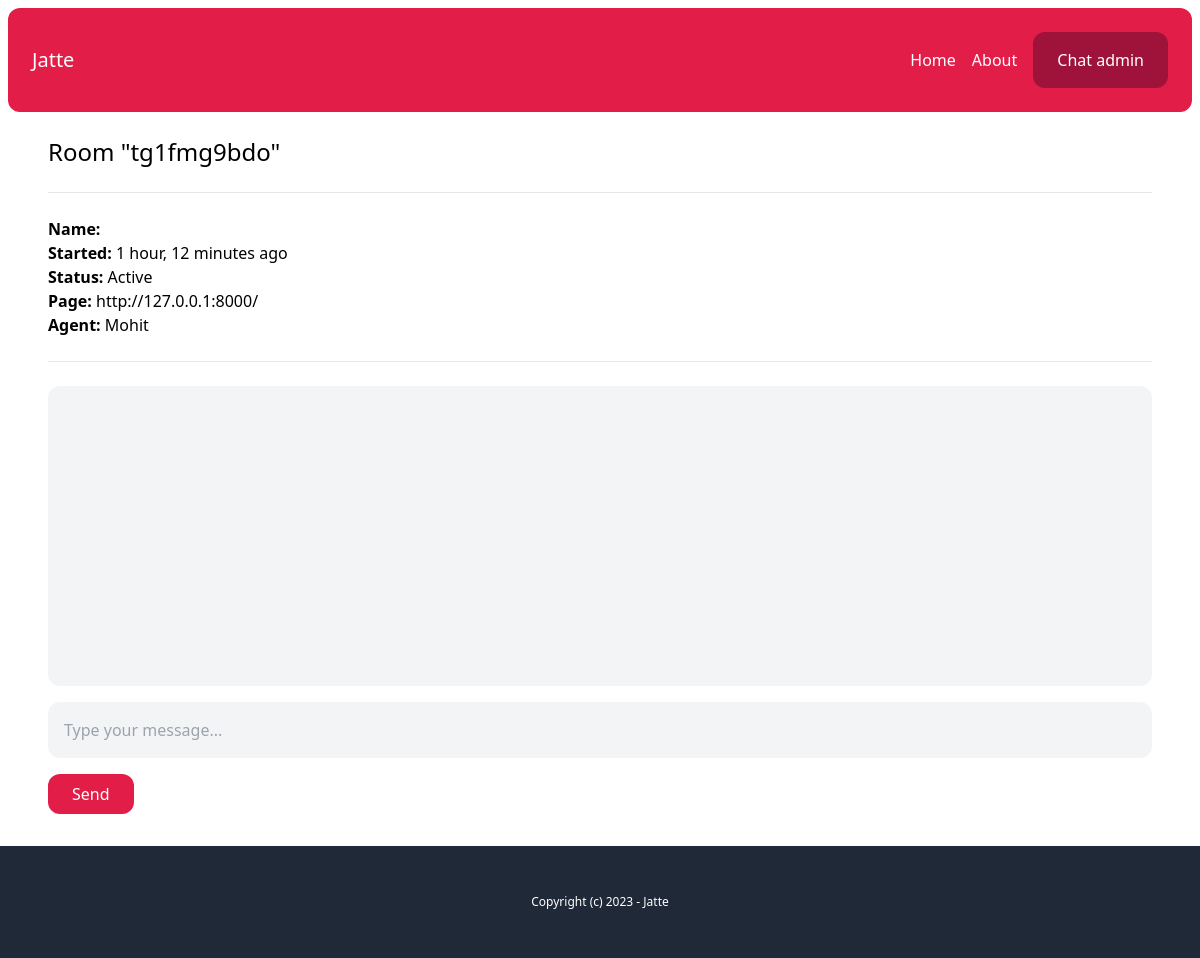
The app's page /chat-admin/tg1fmg9bdo/ (signed in) with its own data.
### chat/models.py (models this page shows, shortened)
class Room(models.Model):
    WAITING = 'waiting'
    ACTIVE = 'active'
    CLOSED = 'closed'
    CHOICES_STATUS = (
        (WAITING, 'Waiting'),
        (ACTIVE, 'Active'),
        (CLOSED, 'Closed'),
    )
    uuid = models.CharField(max_length=255)
    client = models.CharField(max_length=255)
    agent = models.ForeignKey(User, related_name='rooms', blank=True, null=True, on_delete=models.SET_NULL)
    messages = models.ManyToManyField(Message, blank=True)
    url = models.CharField(max_length=255, blank=True, null=True)
    status = models.CharField(max_length=20, choices=CHOICES_STATUS, default=WAITING)
    created_at = models.DateTimeField(auto_now_add=True)
    class Meta:
        ordering = ('-created_at',)

### account/models.py (models this page shows)
class User(AbstractBaseUser, PermissionsMixin):
    AGENT = 'agent'
    MANAGER = 'manager'
    ROLES_CHOICES = (
        (AGENT, 'Agent'),
        (MANAGER, 'Manager'),
    )
    id = models.UUIDField(primary_key=True, default=uuid.uuid4, editable=False)
    email = models.EmailField(unique=True)
    name = models.CharField(max_length=255, blank=True, default='')
    role = models.CharField(max_length=20, choices=ROLES_CHOICES, default=AGENT)
    is_active = models.BooleanField(default=True)
    is_superuser = models.BooleanField(default=False)
    is_staff = models.BooleanField(default=False)
    date_joined = models.DateTimeField(default=timezone.now)
    last_login = models.DateTimeField(blank=True, null=True)
    objects = CustomUserManager()
    USERNAME_FIELD = 'email'
    EMAIL_FIELD = 'email'
    REQUIRED_FIELDS = ['name']

### chat/views.py (the view)
# urls.py: path('chat-admin/<str:uuid>/', views.room , name = 'room'),
@login_required
def room(request, uuid):
    room = Room.objects.get(uuid=uuid)
    if room.status == Room.WAITING:
        room.status = Room.ACTIVE
        room.agent = request.user
        room.save()
    return render(request, 'chat/room.html', {
        'room': room
    })

### chat/templates/chat/room.html (shortened to what this page needs)
{% extends 'core/base.html' %}
{% load static chatextras %}
{% block content %}
    <h1 class="text-2xl">Room "{{ room.uuid }}"</h1>
    <hr class="my-6">
    <p class="mb-6">
        <b>Name: </b>{{ room.client }}<br>
        <b>Started: </b>{{ room.created_at|timesince }} ago<br>
        <b>Status: </b>{{ room.get_status_display }}<br>
        <b>Page: </b>{{ room.url }}<br>
        <b>Agent: </b>{% firstof room.agent.name 'None yet...' %}
    </p>
    <hr class="mb-6">
    <div id="chat_log" class="mb-4 p-4 bg-gray-100 rounded-xl h-[300px] overflow-scroll flex flex-col flex-grow">
    </div>
    {% if room.status == 'active' %}
        <input type="text" name="body" id="chat_message_input" class="w-full mb-4 p-4 bg-gray-100 rounded-xl" placeholder="Type your message...">
        <button id="chat_message_submit" class="py-2 px-6 bg-rose-600 text-white rounded-xl">Send</button>
    {% endif %}
{% endblock %}

### records on screen
Room: uuid "tg1fmg9bdo", created_at "1 hour, 12 minutes", status "Active", url "http://127.0.0.1:8000/", agent.name "Mohit"
